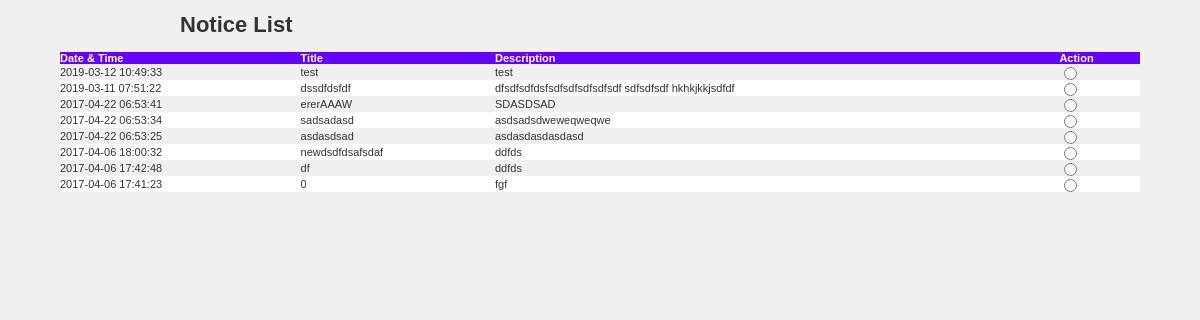
The page /noticelist.php on the database its author committed.
### tables this page shows
CREATE TABLE `notices` (
  `id` int(10) UNSIGNED NOT NULL,
  `title` varchar(200) NOT NULL,
  `description` text NOT NULL,
  `created` timestamp NOT NULL DEFAULT CURRENT_TIMESTAMP ON UPDATE CURRENT_TIMESTAMP
);

### noticelist.php (the view, shortened to what this page needs)
<html><head>
<link href="admin_css/generalrules.css" rel="stylesheet" type="text/css" />
<link href="css/style.css" rel="stylesheet" type="text/css" />
</head>
<body bgcolor="#F0F0F0" leftmargin="0" topmargin="0" marginwidth="0" marginheight="0">
<br>
<table width="70%" border="0" align="center" cellpadding="0" cellspacing="0">
  <tr>
    <td  width="50%"><h1>Notice List</h1></td>
  </tr>
</table>
<br>
<table width="90%" border="0" align="center" cellpadding="0" cellspacing="0" bordercolor="#000000">
<tr align="left" bgcolor="#6600FF">
 <th style="color: #FFFFFF">Date &amp; Time</th>
 <th style="color: #FFFFFF">Title</th>
  <th style="color: #FFFFFF">Description</th>
  <th style="color: #FFFFFF">Action</th>
</tr>
  <?php
	$tbl_name="notices";
	$ext="1=1";
	$limit = 25;
	$page = (isset($_GET["page"]) ? $_GET["page"]:$config["per_page"] ='');
	if($page)
		$start = ($page - 1) * $limit;
	else
		$start = 0;
	$sql = "SELECT * FROM $tbl_name WHERE $ext ORDER BY id DESC LIMIT $start, $limit";
	$result = mysql_query($sql);
?>
	<?php
		$bgcolor = ' bgcolor="#FFFFFF" ';
		while($row = mysql_fetch_array($result))
		{
		if($bgcolor == ' bgcolor="#FFFFFF" ')
		{
			$bgcolor = ' bgcolor="#F0F0F0" ';
		}
		else
		{
			$bgcolor = ' bgcolor="#FFFFFF" ';
		}
	?>
		<tr <?php echo $bgcolor;?>>
            <td><?php echo $row['created']; ?></td>
            <td><?php echo $row['title']; ?></td>
            <td><?php echo $row['description']; ?></td>
            <?php
			echo('<td><input type="radio" name="bank_id" id="bank_id" value="' . $row[0] . '" onclick="location.href=\'editnotice.php?&id=' . $row[0] . '\'" /></td>');
			?>
            </tr>
	<?php	}
	?>
</table>
</body>
</html>

### admin_css/generalrules.css (style rules this page uses)
BODY { FONT-SIZE: 11px; COLOR: #333333; FONT-FAMILY: Arial, Verdana, Helvetica, Geneva, sans-serif; TEXT-ALIGN: center }
TABLE { FONT-SIZE: 11px; COLOR: #333333; FONT-FAMILY: Arial, Verdana, Helvetica, Geneva, sans-serif }
H1 { FONT-WEIGHT: bold; FONT-SIZE: 22px; MARGIN: 0px 0px 2px }

### rows shown on the page
notices: created "2019-03-12 10:49:33", title "test", description "test"
notices: created "2019-03-11 07:51:22", title "dssdfdsfdf", description "dfsdfsdfdsfsdfsdfsdfsdfsdf sdfsdfsdf hkhkjkkjsdfdf"
notices: created "2017-04-22 06:53:41", title "ererAAAW", description "SDASDSAD"
notices: created "2017-04-22 06:53:34", title "sadsadasd", description "asdsadsdweweqweqwe"
notices: created "2017-04-22 06:53:25", title "asdasdsad", description "asdasdasdasdasd"
notices: created "2017-04-06 18:00:32", title "newdsdfdsafsdaf", description "ddfds"
notices: created "2017-04-06 17:42:48", title "df", description "ddfds"
notices: created "2017-04-06 17:41:23", title "0", description "fgf"
